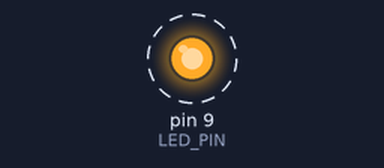
A sketch run on a simulated Arduino Uno, built with avr-gcc and run on an emulated ATmega328P. On the bench: output pins drawn as LEDs (lit = HIGH). Dashed ring = blinking. Pins used as bus, display or sensor lines are not drawn; what the sketch prints to the serial monitor is not drawn.

Above: at 0.8 s.
Timing chart, 0 to 3.2 s (numbered marks = the images above):
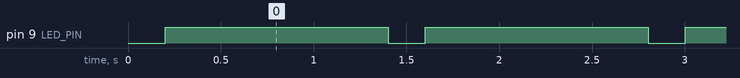

The sketch:

252.ino
```cpp
#include <SPI.h>

// Pin definitions
const int CS_PIN = 10; // Chip select pin for the AD7124
const int LED_PIN = 9;  // LED pin

// Function prototypes
void setupAD7124();
float readVoltage();
void blinkLED(int times);

void setup() {
  Serial.begin(9600);
  pinMode(CS_PIN, OUTPUT);
  pinMode(LED_PIN, OUTPUT);
  digitalWrite(CS_PIN, HIGH); // Set CS high (inactive)

  SPI.begin();
  setupAD7124(); // Initialize the AD7124

  Serial.println("AD7124 Voltmeter");
}

void loop() {
  // Read voltage at AIN1/AIN0
  float voltage = readVoltage();

  Serial.print("Measured Voltage (V): ");
  Serial.println(voltage);

  // Blink the LED to indicate a reading
  blinkLED(1);

  delay(1000); // Wait before the next read
}

// Function to initialize the AD7124
void setupAD7124() {
  // Example register initialization for the AD7124
  // This will need to be customized based on your configuration needs
  // Write to configuration registers here
}

// Function to read the voltage from AIN1/AIN0
float readVoltage() {
  // Add the code to read from the AIN1/AIN0 channel
  // Implement the conversion from ADC reading to voltage
  uint32_t rawValue = 0; // Placeholder for raw ADC reading
  // SPI communication to read raw value goes here
  // e.g., rawValue = readRegister(...);

  // Convert raw ADC value to voltage
  float voltage = (rawValue / 16777215.0) * 2.5; // Example conversion for 24-bit ADC
  return voltage; // Return the measured voltage
}

// Function to blink the LED
void blinkLED(int times) {
  for (int i = 0; i < times; i++) {
    digitalWrite(LED_PIN, LOW); // Turn on LED
    delay(200);
    digitalWrite(LED_PIN, HIGH); // Turn off LED
    delay(200);
  }
}
```

Measured:
- by itself, pin 9 (LED_PIN): alternates HIGH for 1.2 s and LOW for 0.20 s
